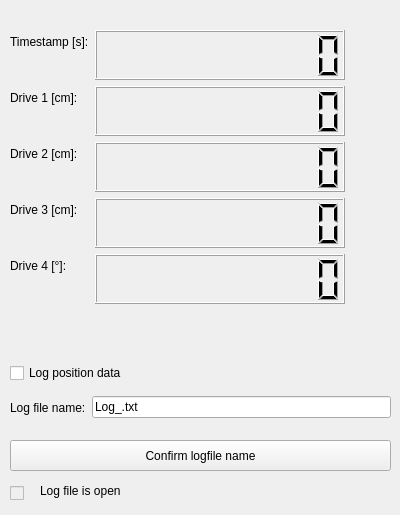
    <widget class="QWidget" name="tabCurrPos">
     <attribute name="title">
      <string>Current Positions</string>
     </attribute>
     <widget class="QWidget" name="layoutWidget">
      <property name="geometry">
       <rect>
        <x>10</x>
        <y>30</y>
        <width>362</width>
        <height>276</height>
       </rect>
      </property>
      <layout class="QFormLayout" name="formLayout_2">
       <item row="0" column="0">
        <widget class="QLabel" name="lTstamp">
         <property name="text">
          <string>Timestamp [s]:</string>
         </property>
        </widget>
       </item>
       <item row="0" column="1">
        <widget class="QLCDNumber" name="lcdTimestamp">
         <property name="minimumSize">
          <size>
           <width>250</width>
           <height>50</height>
          </size>
         </property>
         <property name="maximumSize">
          <size>
           <width>250</width>
           <height>50</height>
          </size>
         </property>
         <property name="digitCount">
          <number>10</number>
         </property>
        </widget>
       </item>
       <item row="1" column="0">
        <widget class="QLabel" name="lDr1">
         <property name="text">
          <string>Drive 1 [cm]:</string>
         </property>
        </widget>
       </item>
       <item row="1" column="1">
        <widget class="QLCDNumber" name="lcdPos1">
         <property name="minimumSize">
          <size>
           <width>250</width>
           <height>50</height>
          </size>
         </property>
         <property name="maximumSize">
          <size>
           <width>250</width>
           <height>50</height>
          </size>
         </property>
         <property name="digitCount">
          <number>10</number>
         </property>
        </widget>
       </item>
       <item row="2" column="0">
        <widget class="QLabel" name="lDr2">
         <property name="text">
          <string>Drive 2 [cm]:</string>
         </property>
        </widget>
       </item>
       <item row="2" column="1">
        <widget class="QLCDNumber" name="lcdPos2">
         <property name="minimumSize">
          <size>
           <width>250</width>
           <height>50</height>
          </size>
         </property>
         <property name="maximumSize">
          <size>
           <width>250</width>
           <height>50</height>
          </size>
         </property>
         <property name="digitCount">
          <number>10</number>
         </property>
        </widget>
       </item>
       <item row="3" column="0">
        <widget class="QLabel" name="lDr3">
         <property name="text">
          <string>Drive 3 [cm]:</string>
         </property>
        </widget>
       </item>
       <item row="3" column="1">
        <widget class="QLCDNumber" name="lcdPos3">
         <property name="minimumSize">
          <size>
           <width>250</width>
           <height>50</height>
          </size>
         </property>
         <property name="maximumSize">
          <size>
           <width>250</width>
           <height>50</height>
          </size>
         </property>
         <property name="digitCount">
          <number>10</number>
         </property>
        </widget>
       </item>
       <item row="4" column="0">
        <widget class="QLabel" name="lDr4">
         <property name="text">
          <string>Drive 4 [°]:</string>
         </property>
        </widget>
       </item>
       <item row="4" column="1">
        <widget class="QLCDNumber" name="lcdPos4">
         <property name="minimumSize">
          <size>
           <width>250</width>
           <height>50</height>
          </size>
         </property>
         <property name="maximumSize">
          <size>
           <width>250</width>
           <height>50</height>
          </size>
         </property>
         <property name="digitCount">
          <number>10</number>
         </property>
        </widget>
       </item>
      </layout>
     </widget>
     <widget class="QCheckBox" name="cbLogPositions">
      <property name="geometry">
       <rect>
        <x>10</x>
        <y>360</y>
        <width>171</width>
        <height>26</height>
       </rect>
      </property>
      <property name="text">
       <string>Log position data</string>
      </property>
     </widget>
     <widget class="QPushButton" name="pbLFileNameConfirm">
      <property name="geometry">
       <rect>
        <x>10</x>
        <y>440</y>
        <width>381</width>
        <height>31</height>
       </rect>
      </property>
      <property name="text">
       <string>Confirm logfile name</string>
      </property>
     </widget>
     <widget class="QCheckBox" name="cbLogFileIsOpen">
      <property name="enabled">
       <bool>false</bool>
      </property>
      <property name="geometry">
       <rect>
        <x>10</x>
        <y>480</y>
        <width>21</width>
        <height>26</height>
       </rect>
      </property>
      <property name="text">
       <string/>
      </property>
     </widget>
     <widget class="QLabel" name="lLogOpen">
      <property name="geometry">
       <rect>
        <x>40</x>
        <y>480</y>
        <width>121</width>
        <height>21</height>
       </rect>
      </property>
      <property name="text">
       <string>Log file is open</string>
      </property>
     </widget>
     <widget class="QWidget" name="">
      <property name="geometry">
       <rect>
        <x>10</x>
        <y>390</y>
        <width>381</width>
        <height>35</height>
       </rect>
      </property>
      <layout class="QHBoxLayout" name="horizontalLayout_5">
       <item>
        <widget class="QLabel" name="label_10">
         <property name="text">
          <string>Log file name:</string>
         </property>
        </widget>
       </item>
       <item>
        <widget class="QLineEdit" name="leLogFileName">
         <property name="text">
          <string>Log_.txt</string>
         </property>
        </widget>
       </item>
      </layout>
     </widget>
    </widget>
